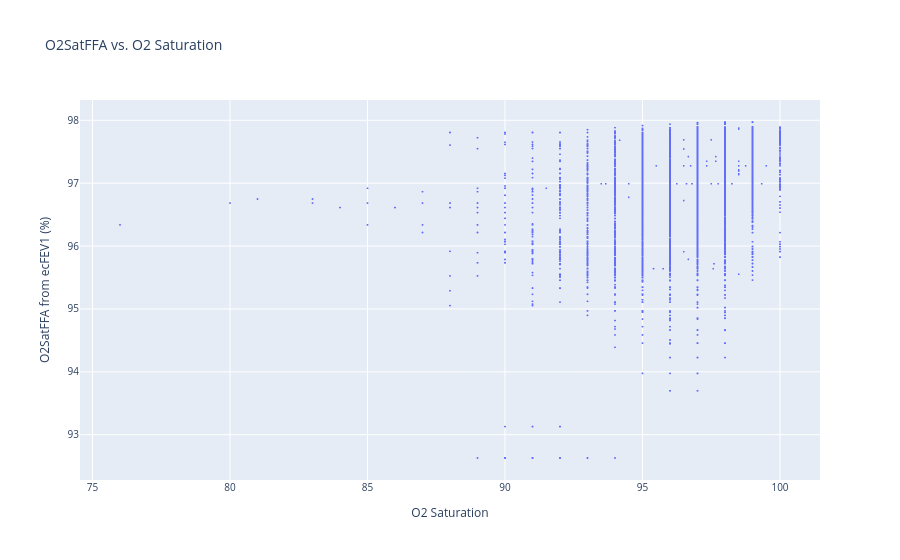

Notebook source saved alongside this figure:
### Code cell
# Scatter plot of O2SatFFA vs O2 Saturation
title = "O2SatFFA vs. O2 Saturation"
fig = px.scatter(
    df,
    y="O2SatFFA from ecFEV1 (%)",
    x="O2 Saturation",
    title=title,
    hover_data=["ID", "ecFEV1"],
)
# Reduce marker size
fig.update_traces(marker=dict(size=2))
fig.update_layout(font=dict(size=10), title=title)
fig.show()

### Figure 1 — Plotly figure (JSON) as saved in the notebook; plotly's stock layout.template omitted (floating-point values rounded to 4 significant figures; data arrays with more than 128 entries replaced by an {"elided": "..."} marker saying what was removed)
{"data": [{"customdata": {"elided": "20397x2 float values"}, "hovertemplate": "O2 Saturation=%{x}<br>O2SatFFA from ecFEV1 (%)=%{y}<br>ID=%{customdata[0]}<br>ecFEV1=%{customdata[1]}<extra></extra>", "legendgroup": "", "marker": {"color": "#636efa", "size": 2, "symbol": "circle"}, "mode": "markers", "name": "", "showlegend": false, "type": "scattergl", "x": {"elided": "20397 float values"}, "xaxis": "x", "y": {"elided": "20397 float values"}, "yaxis": "y"}], "layout": {"font": {"size": 10}, "legend": {"tracegroupgap": 0}, "title": {"text": "O2SatFFA vs. O2 Saturation"}, "xaxis": {"anchor": "y", "domain": [0, 1], "title": {"text": "O2 Saturation"}}, "yaxis": {"anchor": "x", "domain": [0, 1], "title": {"text": "O2SatFFA from ecFEV1 (%)"}}}}
